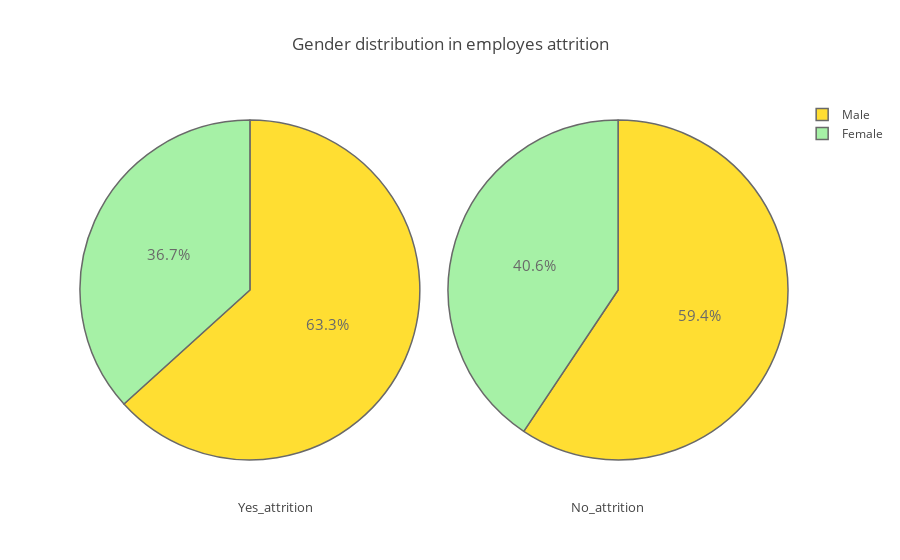
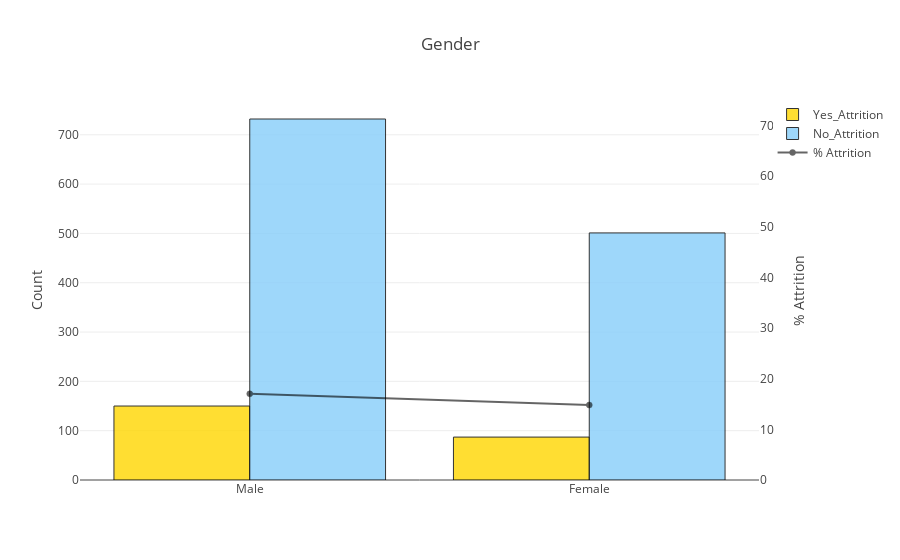
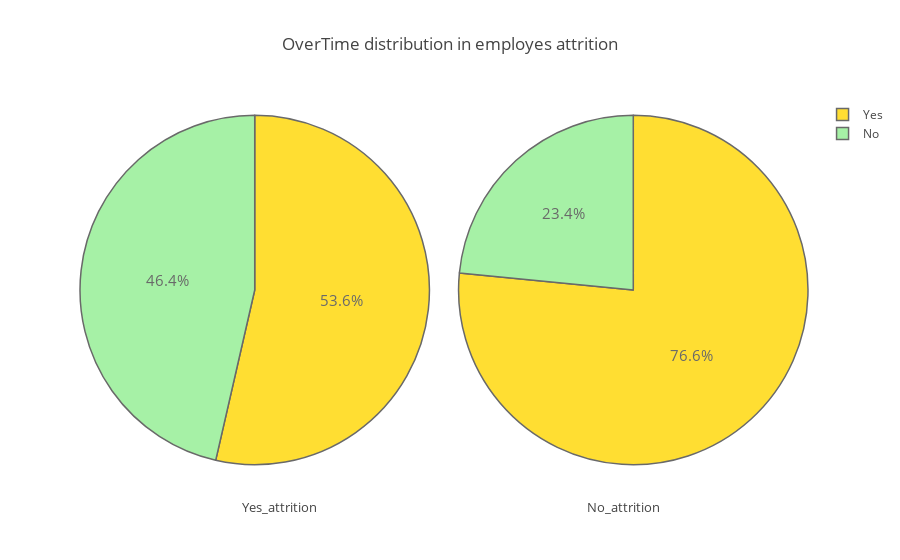
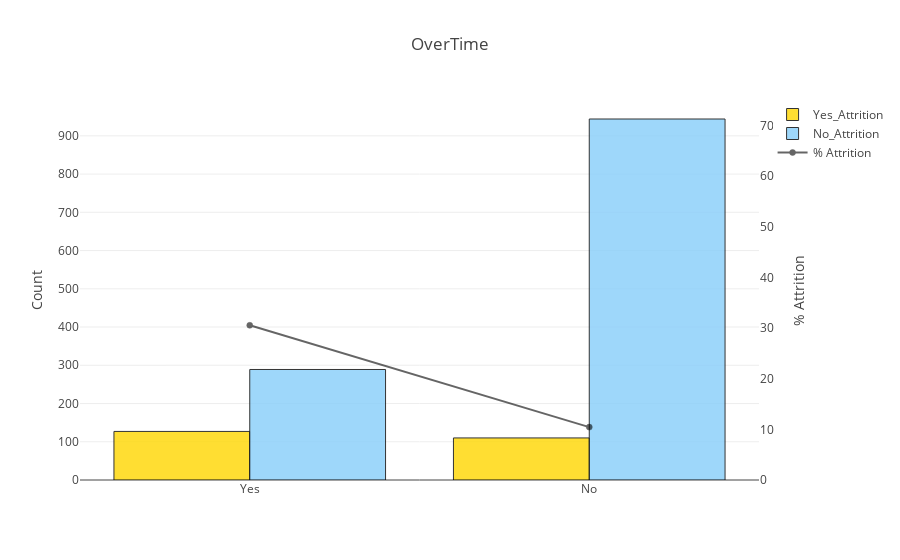

Here is the notebook cell these charts were saved with, in order:
### Code cell
plot_pie("Gender")
barplot('Gender',True)
plot_pie('OverTime')
barplot('OverTime',True)
plot_pie('BusinessTravel')
barplot('BusinessTravel',True)
plot_pie('JobRole')
barplot('JobRole',True)
plot_pie('Department') 
barplot('Department',True)
plot_pie('MaritalStatus') 
barplot('MaritalStatus',True)
plot_pie('EducationField') 
barplot('EducationField',True)
plot_pie('Education') 
barplot('Education',False)
plot_pie('EnvironmentSatisfaction')
barplot('EnvironmentSatisfaction',False)
plot_pie('JobInvolvement')
barplot('JobInvolvement', False)
plot_pie('JobLevel')
barplot('JobLevel',False)
plot_pie('JobSatisfaction')
barplot('JobSatisfaction',False)
plot_pie('PerformanceRating')
barplot('PerformanceRating',False)
plot_pie('RelationshipSatisfaction')
barplot('RelationshipSatisfaction', False)
plot_pie('StockOptionLevel')
barplot('StockOptionLevel', False)
plot_pie('WorkLifeBalance')
barplot('WorkLifeBalance', False)

### Figure 1 — Plotly figure (JSON) as saved in the notebook; plotly's stock layout.template omitted (floating-point values rounded to 4 significant figures)
{"data": [{"domain": {"x": [0, 0.48]}, "hoverinfo": "label+percent+name", "labels": ["Male", "Female"], "marker": {"colors": ["gold", "lightgreen", "lightcoral", "lightskyblue", "lightgrey", "orange", "white", "lightpink"], "line": {"width": 1.5}}, "name": "attrition employes", "opacity": 0.8, "textfont": {"size": 15}, "type": "pie", "uid": "b812a15b-bd24-434c-8bf6-bd8cfcb07b2a", "values": [150, 87]}, {"domain": {"x": [0.52, 1]}, "hoverinfo": "label+percent+name", "labels": ["Male", "Female"], "marker": {"colors": ["gold", "lightgreen", "lightcoral", "lightskyblue", "lightgrey", "orange", "white", "lightpink"], "line": {"width": 1.5}}, "name": "Non attrition employes", "opacity": 0.8, "textfont": {"size": 15}, "type": "pie", "uid": "d182480b-0911-4680-82ba-efb52f3a6353", "values": [732, 501]}], "layout": {"annotations": [{"font": {"size": 13}, "showarrow": false, "text": "Yes_attrition", "x": 0.22, "y": -0.1}, {"font": {"size": 13}, "showarrow": false, "text": "No_attrition", "x": 0.8, "y": -0.1}], "title": {"text": "Gender distribution in employes attrition "}}}

### Figure 2 — Plotly figure (JSON) as saved in the notebook; plotly's stock layout.template omitted (floating-point values rounded to 4 significant figures)
{"data": [{"marker": {"color": "gold", "line": {"color": "#000000", "width": 1}}, "name": "Yes_Attrition", "opacity": 0.8, "type": "bar", "uid": "dc45589a-b3ab-4f38-9780-60ca6a053c7d", "x": ["Male", "Female"], "y": [150, 87]}, {"marker": {"color": "lightskyblue", "line": {"color": "#000000", "width": 1}}, "name": "No_Attrition", "opacity": 0.8, "type": "bar", "uid": "21582220-2b27-46a6-a80f-5e2a03d59bfc", "x": ["Male", "Female"], "y": [732, 501]}, {"marker": {"color": "black", "line": {"color": "#000000", "width": 0.5}}, "name": "% Attrition", "opacity": 0.6, "type": "scatter", "uid": "6ef6348b-716c-4eb8-9377-4eb3eb099294", "x": ["Male", "Female"], "y": [17.01, 14.8], "yaxis": "y2"}], "layout": {"title": {"text": "Gender"}, "yaxis": {"title": {"text": "Count"}}, "yaxis2": {"anchor": "x", "overlaying": "y", "range": [0, 75], "showgrid": false, "side": "right", "title": {"text": "% Attrition"}, "zeroline": false}}}

### Figure 3 — Plotly figure (JSON) as saved in the notebook; plotly's stock layout.template omitted (floating-point values rounded to 4 significant figures)
{"data": [{"domain": {"x": [0, 0.48]}, "hoverinfo": "label+percent+name", "labels": ["Yes", "No"], "marker": {"colors": ["gold", "lightgreen", "lightcoral", "lightskyblue", "lightgrey", "orange", "white", "lightpink"], "line": {"width": 1.5}}, "name": "attrition employes", "opacity": 0.8, "textfont": {"size": 15}, "type": "pie", "uid": "ea606002-5c41-4418-a0db-7d2260791f29", "values": [127, 110]}, {"domain": {"x": [0.52, 1]}, "hoverinfo": "label+percent+name", "labels": ["No", "Yes"], "marker": {"colors": ["gold", "lightgreen", "lightcoral", "lightskyblue", "lightgrey", "orange", "white", "lightpink"], "line": {"width": 1.5}}, "name": "Non attrition employes", "opacity": 0.8, "textfont": {"size": 15}, "type": "pie", "uid": "24032528-4778-41e5-9c70-84928529ed0c", "values": [944, 289]}], "layout": {"annotations": [{"font": {"size": 13}, "showarrow": false, "text": "Yes_attrition", "x": 0.22, "y": -0.1}, {"font": {"size": 13}, "showarrow": false, "text": "No_attrition", "x": 0.8, "y": -0.1}], "title": {"text": "OverTime distribution in employes attrition "}}}

### Figure 4 — Plotly figure (JSON) as saved in the notebook; plotly's stock layout.template omitted (floating-point values rounded to 4 significant figures)
{"data": [{"marker": {"color": "gold", "line": {"color": "#000000", "width": 1}}, "name": "Yes_Attrition", "opacity": 0.8, "type": "bar", "uid": "064ca420-ded0-40f1-bd0a-4cbea5b35945", "x": ["Yes", "No"], "y": [127, 110]}, {"marker": {"color": "lightskyblue", "line": {"color": "#000000", "width": 1}}, "name": "No_Attrition", "opacity": 0.8, "type": "bar", "uid": "f860635b-2778-4f6e-82d0-422552a1bb9d", "x": ["No", "Yes"], "y": [944, 289]}, {"marker": {"color": "black", "line": {"color": "#000000", "width": 0.5}}, "name": "% Attrition", "opacity": 0.6, "type": "scatter", "uid": "767bd633-91ce-408f-8dc7-852f1a8d4652", "x": ["Yes", "No"], "y": [30.53, 10.44], "yaxis": "y2"}], "layout": {"title": {"text": "OverTime"}, "yaxis": {"title": {"text": "Count"}}, "yaxis2": {"anchor": "x", "overlaying": "y", "range": [0, 75], "showgrid": false, "side": "right", "title": {"text": "% Attrition"}, "zeroline": false}}}
